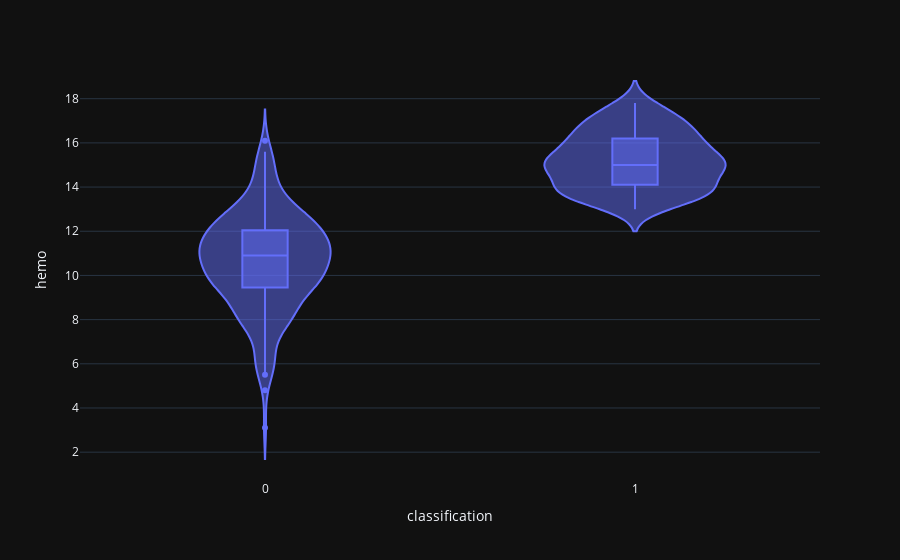

Notebook code cell kept with this figure:
### Code cell
violin('hemo')

### Figure 1 — Plotly figure (JSON) as saved in the notebook; plotly's stock layout.template omitted (floating-point values rounded to 4 significant figures; data arrays with more than 128 entries replaced by an {"elided": "..."} marker saying what was removed)
{"data": [{"alignmentgroup": "True", "box": {"visible": true}, "hovertemplate": "classification=%{x}<br>hemo=%{y}<extra></extra>", "legendgroup": "", "marker": {"color": "#636efa"}, "name": "", "offsetgroup": "", "orientation": "v", "scalegroup": "True", "showlegend": false, "type": "violin", "x": {"elided": "400 int values"}, "x0": " ", "xaxis": "x", "y": {"elided": "400 float values"}, "y0": " ", "yaxis": "y"}], "layout": {"autosize": true, "legend": {"tracegroupgap": 0}, "margin": {"t": 60}, "violinmode": "group", "xaxis": {"anchor": "y", "autorange": true, "domain": [0, 1], "range": [-0.5, 1.5], "title": {"text": "classification"}, "type": "linear"}, "yaxis": {"anchor": "x", "autorange": true, "domain": [0, 1], "range": [0.7402, 19.75], "title": {"text": "hemo"}, "type": "linear"}}}
